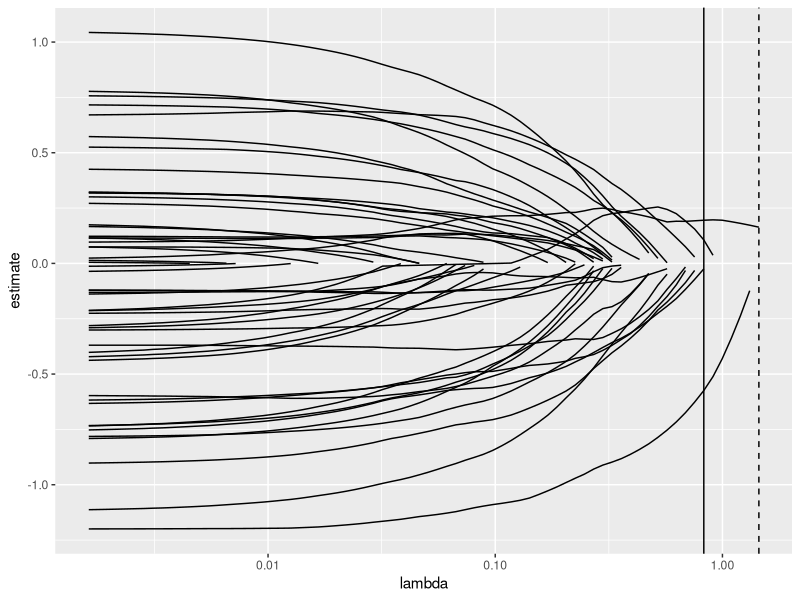

Generate this figure with R:
library(broom)


### Name: tidy.cv.glmnet
### Title: Tidy a(n) cv.glmnet object
### Aliases: tidy.cv.glmnet

### ** Examples


if (requireNamespace("glmnet", quietly = TRUE)) {

    library(glmnet)
    set.seed(27)

    nobs <- 100
    nvar <- 50
    real <- 5

    x <- matrix(rnorm(nobs * nvar), nobs, nvar)
    beta <- c(rnorm(real, 0, 1), rep(0, nvar - real))
    y <- c(t(beta) %*% t(x)) + rnorm(nvar, sd = 3)

    cvfit1 <- cv.glmnet(x,y)

    tidy(cvfit1)
    glance(cvfit1)

    library(ggplot2)
    tidied_cv <- tidy(cvfit1)
    glance_cv <- glance(cvfit1)

    # plot of MSE as a function of lambda
    g <- ggplot(tidied_cv, aes(lambda, estimate)) + geom_line() + scale_x_log10()
    g

    # plot of MSE as a function of lambda with confidence ribbon
    g <- g + geom_ribbon(aes(ymin = conf.low, ymax = conf.high), alpha = .25)
    g

    # plot of MSE as a function of lambda with confidence ribbon and choices
    # of minimum lambda marked
    g <- g + geom_vline(xintercept = glance_cv$lambda.min) +
        geom_vline(xintercept = glance_cv$lambda.1se, lty = 2)
    g

    # plot of number of zeros for each choice of lambda
    ggplot(tidied_cv, aes(lambda, nzero)) + geom_line() + scale_x_log10()

    # coefficient plot with min lambda shown
    tidied <- tidy(cvfit1$glmnet.fit)
    ggplot(tidied, aes(lambda, estimate, group = term)) + scale_x_log10() +
        geom_line() +
        geom_vline(xintercept = glance_cv$lambda.min) +
        geom_vline(xintercept = glance_cv$lambda.1se, lty = 2)
}
